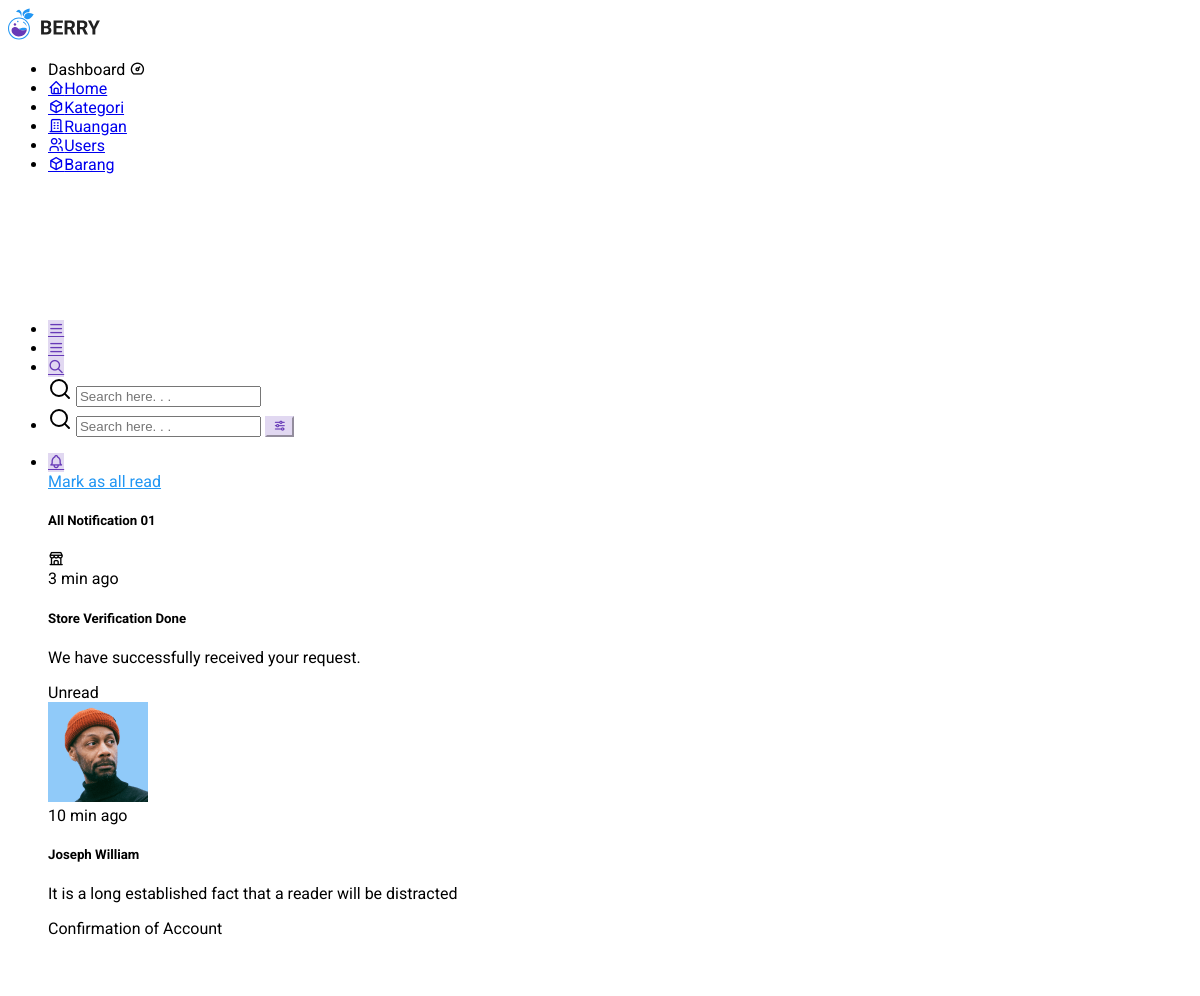
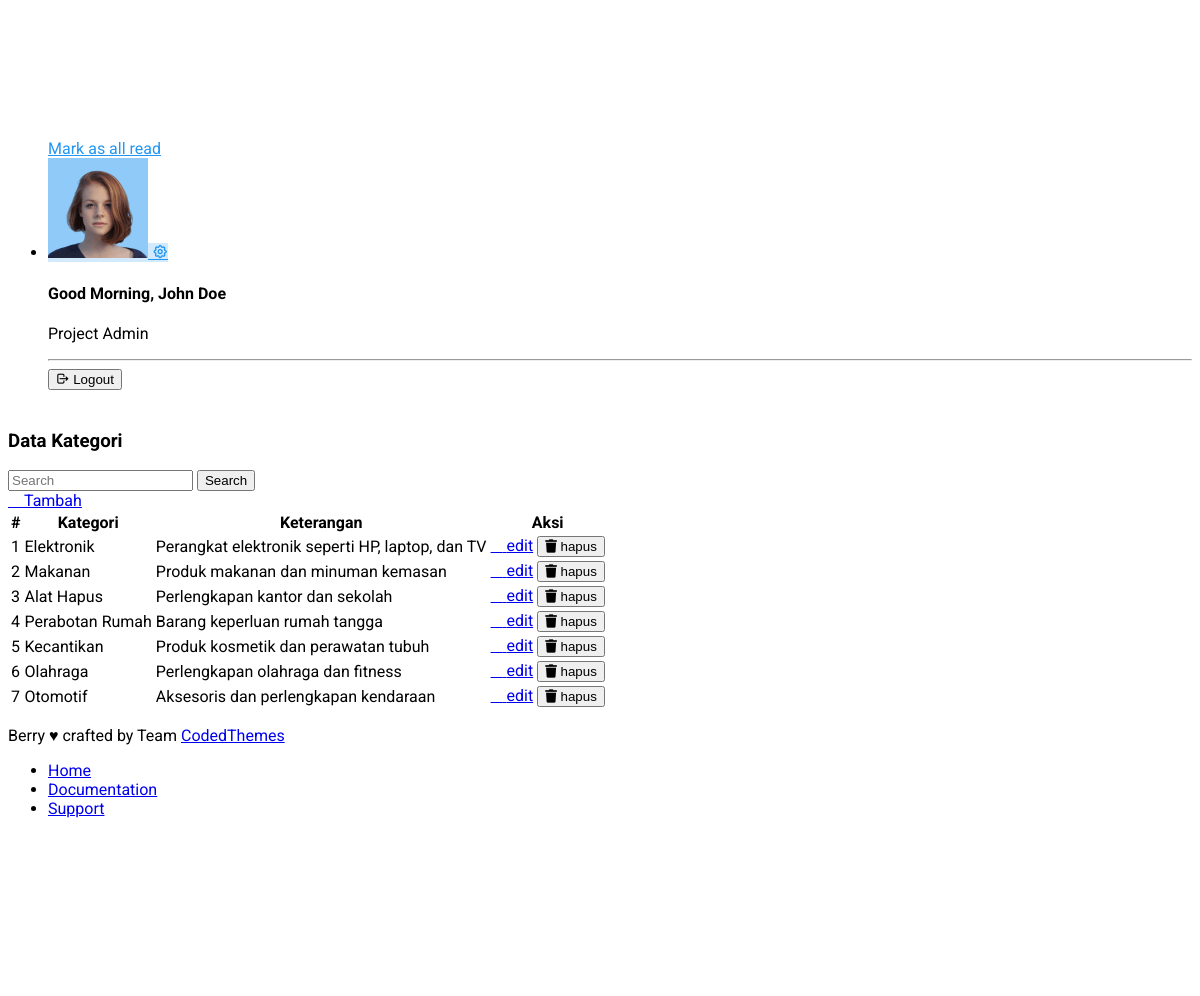
The app's page /app?page=kategori (signed in) with its own data (2 pictures, top to bottom).
### tables this page shows
CREATE TABLE `kategori` (
  `id` int(11) NOT NULL,
  `nama` varchar(15) NOT NULL,
  `keterangan` text NOT NULL,
  `created_at` timestamp NOT NULL DEFAULT current_timestamp(),
  `updated_at` timestamp NOT NULL DEFAULT current_timestamp()
);

### features/kategori/index.php (the view, shortened to what this page needs)
<?php
if (isset($_POST['cari'])) {
    $keyword = $_POST['keyword'];
    $data = mysqli_query($conn, "SELECT * FROM `kategori` WHERE nama LIKE '%$keyword%'");
    $kategories =  mysqli_fetch_all($data, MYSQLI_ASSOC);
} else {
    $data = mysqli_query($conn, "SELECT * FROM kategori");
    $kategories =  mysqli_fetch_all($data, MYSQLI_ASSOC);
}
?>
<div class="container mt-4">
    <div class="card">
        <div class="card-header">
            <h3>Data Kategori</h3>
            <div class="row">
                <div class="col-md-6">
                    <form class="d-flex" action="" method="post">
                        <input class="form-control me-2" type="search" value="<?= $_POST['keyword'] ?>" name="keyword" placeholder="Search" aria-label="Search">
                        <button class="btn btn-outline-success" type="submit" name="cari">Search</button>
                    </form>
                </div>
                <div class="col-md-6">
                    <div class="text-end">
                        <a href="./index.php?page=kategori&view=add" class="btn btn-primary btn-sm"> <i class="fa-solid fa-plus"></i> Tambah</a>
                    </div>
                </div>
            </div>
        </div>
        <div class="card-body">
            <div class="container">
                <?php if ($kategories) : ?>
                    <div class="table-responsive">
                        <table class="table">
                            <thead>
                                <tr>
                                    <th>#</th>
                                    <th>Kategori</th>
                                    <th>Keterangan</th>
                                    <th>Aksi</th>
                                </tr>
                            </thead>
                            <tbody>
                                <?php foreach ($kategories as $no => $k): ?>
                                    <tr>
                                        <td><?= $no + 1 ?></td>
                                        <td><?= $k['nama'] ?></td>
                                        <td><?= $k['keterangan'] ?></td>
                                        <td>
                                            <a href="./index.php?page=kategori&view=edit&id=<?= $k['id'] ?>" class="btn btn-warning btn-sm"> <i class="fa-solid fa-pen"></i> edit</a>
                                            <form action="" method="post" style="display: inline;" onsubmit="return confirm('anda akan menghapus data kategori?')">
                                                <button class="btn btn-danger btn-sm" type="submit" name="delete"> <i class="fas fa-trash"></i> hapus</button>
                                            </form>
                                        </td>
                                    </tr>
                                <?php endforeach; ?>
                            </tbody>
                        </table>
                    </div>
                <?php endif ?>
            </div>
        </div>
    </div>
</div>

### layouts/header.php (shortened to what this page needs)
<!doctype html>
<html lang="en">
<head>
    <link rel="stylesheet" href="assets/fonts/phosphor/duotone/style.css" />
    <link rel="stylesheet" href="assets/fonts/tabler-icons.min.css" />
    <link rel="stylesheet" href="assets/fonts/feather.css" />
    <link rel="stylesheet" href="assets/fonts/fontawesome.css" />
    <link rel="stylesheet" href="assets/fonts/material.css" />
    <link rel="stylesheet" href="assets/css/style.css" id="main-style-link" />
    <link rel="stylesheet" href="assets/css/style-preset.css" />
</head>
<body data-pc-preset="preset-1" data-pc-sidebar-theme="light" data-pc-sidebar-caption="true" data-pc-direction="ltr" data-pc-theme="light">

### layouts/navbar.php (shortened to what this page needs)
<nav class="pc-sidebar">
    <div class="navbar-wrapper">
        <div class="m-header">
            <a href="app?page=home" class="b-brand text-primary">
                <img alt="" class="logo logo-lg" />
            </a>
        </div>
        <div class="navbar-content">
            <ul class="pc-navbar">
                <li class="pc-item pc-caption">
                    <label>Dashboard</label>
                    <i class="ti ti-dashboard"></i>
                </li>
                <li class="pc-item">
                    <a href="app?page=home" class="pc-link"><span class="pc-micon"><i class="ti ti-home"></i></span><span class="pc-mtext">Home</span></a>
                </li>
                <li class="pc-item">
                    <a href="app?page=kategori" class="pc-link"><span class="pc-micon"><i class="ti ti-box"></i></span><span class="pc-mtext">Kategori</span></a>
                </li>
                <li class="pc-item">
                    <a href="app?page=ruangan" class="pc-link"><span class="pc-micon"><i class="ti ti-building"></i></span><span class="pc-mtext">Ruangan</span></a>
                </li>
                <li class="pc-item">
                    <a href="app?page=users" class="pc-link"><span class="pc-micon"><i class="ti ti-users"></i></span><span class="pc-mtext">Users</span></a>
                </li>
                <li class="pc-item">
                    <a href="app?page=barang" class="pc-link"><span class="pc-micon"><i class="ti ti-box"></i></span><span class="pc-mtext">Barang</span></a>
                </li>
            </ul>
        </div>
    </div>
</nav>
<header class="pc-header">
    <div class="header-wrapper">
        <div class="me-auto pc-mob-drp">
            <ul class="list-unstyled">
                <li class="pc-h-item header-mobile-collapse">
                    <a href="#" class="pc-head-link head-link-secondary ms-0" id="sidebar-hide">
                        <i class="ti ti-menu-2"></i>
                    </a>
                </li>
                <li class="pc-h-item pc-sidebar-popup">
                    <a href="#" class="pc-head-link head-link-secondary ms-0" id="mobile-collapse">
                        <i class="ti ti-menu-2"></i>
                    </a>
                </li>
                <li class="dropdown pc-h-item d-inline-flex d-md-none">
                    <a
                        class="pc-head-link head-link-secondary dropdown-toggle arrow-none m-0"
                        data-bs-toggle="dropdown"
                        href="#"
                        role="button"
                        aria-haspopup="false"
                        aria-expanded="false">
                        <i class="ti ti-search"></i>
                    </a>
                    <div class="dropdown-menu pc-h-dropdown drp-search">
                        <form class="px-3">
                            <div class="mb-0 d-flex align-items-center">
                                <i data-feather="search"></i>
                                <input type="search" class="form-control border-0 shadow-none" placeholder="Search here. . ." />
                            </div>
                        </form>
                    </div>
                </li>
                <li class="pc-h-item d-none d-md-inline-flex">
                    <form class="header-search">
                        <i data-feather="search" class="icon-search"></i>
                        <input type="search" class="form-control" placeholder="Search here. . ." />
                        <button class="btn btn-light-secondary btn-search"><i class="ti ti-adjustments-horizontal"></i></button>
                    </form>
                </li>
            </ul>
        </div>
        <div class="ms-auto">
            <ul class="list-unstyled">
                <li class="dropdown pc-h-item">
                    <a
                        class="pc-head-link head-link-secondary dropdown-toggle arrow-none me-0"
                        data-bs-toggle="dropdown"
                        href="#"
                        role="button"
                        aria-haspopup="false"
                        aria-expanded="false">
                        <i class="ti ti-bell"></i>
                    </a>
                    <div class="dropdown-menu dropdown-notification dropdown-menu-end pc-h-dropdown">
                        <div class="dropdown-header">
                            <a href="#!" class="link-primary float-end text-decoration-underline">Mark as all read</a>
                            <h5>
                                All Notification
                                <span class="badge bg-warning rounded-pill ms-1">01</span>
                            </h5>
                        </div>
                        <div class="dropdown-header px-0 text-wrap header-notification-scroll position-relative" style="max-height: calc(100vh - 215px)">
                            <div class="list-group list-group-flush w-100">
                                <div class="list-group-item list-group-item-action">
                                    <div class="d-flex">
                                        <div class="flex-shrink-0">
                                            <div class="user-avtar bg-light-success"><i class="ti ti-building-store"></i></div>
                                        </div>
                                        <div class="flex-grow-1 ms-1">
                                            <span class="float-end text-muted">3 min ago</span>
                                            <h5>Store Verification Done</h5>
                                            <p class="text-body fs-6">We have successfully received your request.</p>
                                            <div class="badge rounded-pill bg-light-danger">Unread</div>
                                        </div>
                                    </div>
                                </div>
                                <div class="list-group-item list-group-item-action">
                                    <div class="d-flex">
                                        <div class="flex-shrink-0">
                                            <img src="assets/images/user/avatar-3.jpg" alt="user-image" class="user-avtar" />
                                        </div>
                                        <div class="flex-grow-1 ms-1">
                                            <span class="float-end text-muted">10 min ago</span>
                                            <h5>Joseph William</h5>
                                            <p class="text-body fs-6">It is a long established fact that a reader will be distracted</p>
                                            <div class="badge rounded-pill bg-light-success">Confirmation of Account</div>
                                        </div>
                                    </div>
                                </div>
                            </div>
                        </div>
                        <div class="text-center py-2">
                            <a href="#!" class="link-primary">Mark as all read</a>
                        </div>
                    </div>
                </li>
                <li class="dropdown pc-h-item header-user-profile">
                    <a
                        class="pc-head-link head-link-primary dropdown-toggle arrow-none me-0"
                        data-bs-toggle="dropdown"
                        href="#"
                        role="button"
                        aria-haspopup="false"
                        aria-expanded="false">
                        <img src="assets/images/user/avatar-2.jpg" alt="user-image" class="user-avtar" />
                        <span>
                            <i class="ti ti-settings"></i>
                        </span>
                    </a>
                    <div class="dropdown-menu dropdown-user-profile dropdown-menu-end pc-h-dropdown">
                        <div class="dropdown-header">
                            <h4>
                                Good Morning,
                                <span class="small text-muted">John Doe</span>
                            </h4>
                            <p class="text-muted">Project Admin</p>
                            <hr />
                            <div class="profile-notification-scroll position-relative" style="max-height: calc(100vh - 280px)">
                                <form action="logout" method="post">
                                    <button class="dropdown-item" name="logout">
                                        <i class="ti ti-logout"></i>
                                        <span>Logout</span>
                                    </button>
                                </form>
                            </div>
                        </div>
                    </div>
                </li>
            </ul>
        </div>
    </div>
</header>

### app.php (shortened to what this page needs)
<?php include('./layouts/header.php'); ?>
<?php include('./layouts/navbar.php'); ?>
<div class="pc-container">
    <div class="pc-content">
        <?php
        if (isset($_GET['page'])) {
            $page = $_GET['page'];
        } else {
            $page = 'home';
        }
        if (isset($_GET['view'])) {
            $view = $_GET['view'];
        } else {
            $view = 'index';
        }
        $feature = "./features/$page/$view.php";
        if (file_exists($feature)) {
            include($feature);
        } else {
            include('./404.php');
        }
        ?>
    </div>
</div>
<?php include('./layouts/footer.php'); ?>

### layouts/footer.php (shortened to what this page needs)
<footer class="pc-footer">
    <div class="footer-wrapper container-fluid">
        <div class="row">
            <div class="col-sm-6 my-1">
                <p class="m-0">
                    Berry &#9829; crafted by Team
                    <a href="https://themeforest.net/user/codedthemes" target="_blank">CodedThemes</a>
                </p>
            </div>
            <div class="col-sm-6 ms-auto my-1">
                <ul class="list-inline footer-link mb-0 justify-content-sm-end d-flex">
                    <li class="list-inline-item"><a href="../index.html">Home</a></li>
                    <li class="list-inline-item"><a href="https://codedthemes.gitbook.io/berry-bootstrap/" target="_blank">Documentation</a></li>
                    <li class="list-inline-item"><a href="https://codedthemes.support-hub.io/" target="_blank">Support</a></li>
                </ul>
            </div>
        </div>
    </div>
</footer>
</body>
</html>

### records on screen
kategori: nama "Elektronik", keterangan "Perangkat elektronik seperti HP, laptop, dan TV"
kategori: nama "Makanan", keterangan "Produk makanan dan minuman kemasan"
kategori: nama "Alat Hapus", keterangan "Perlengkapan kantor dan sekolah"
kategori: nama "Perabotan Rumah", keterangan "Barang keperluan rumah tangga"
kategori: nama "Kecantikan", keterangan "Produk kosmetik dan perawatan tubuh"
kategori: nama "Olahraga", keterangan "Perlengkapan olahraga dan fitness"
kategori: nama "Otomotif", keterangan "Aksesoris dan perlengkapan kendaraan"
